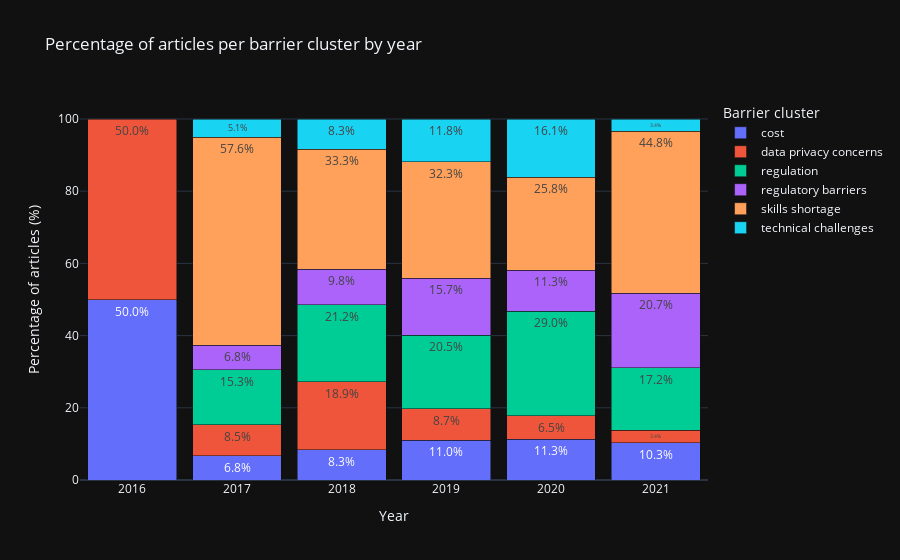

The notebook cell this image was saved under:
### Code cell
df_plot = target_df.copy()
df_plot["barrier_cluster_label"] = (
    df_plot["barrier_cluster_label"]
    .astype(str)
    .str.strip()
    .replace("", "unknown")
)
df_plot = df_plot[
    ~df_plot["barrier_cluster_label"].isin(["other", "none"])
]

# Extract year from published_date (assuming it's a datetime or parseable string)
df_plot["year"] = pd.to_datetime(df_plot["published_date"]).dt.year

# Drop any rows with invalid years if needed (optional)
df_plot = df_plot.dropna(subset=["year"])
df_plot["year"] = df_plot["year"].astype(int)

# Count articles per year and per barrier cluster
counts = (
    df_plot.groupby(["year", "barrier_cluster_label"])
    .size()
    .reset_index(name="n_articles")
)

# Total articles per year
year_totals = counts.groupby("year")["n_articles"].sum().reset_index(name="total_per_year")

# Merge and compute percentage
counts = counts.merge(year_totals, on="year")
counts["percentage"] = (counts["n_articles"] / counts["total_per_year"]) * 100

# Create the plot: stacked bar chart is often best for showing ratios/proportions over time
fig = px.bar(
    counts,
    x="year",
    y="percentage",
    color="barrier_cluster_label",
    title="Percentage of articles per barrier cluster by year",
    labels={
        "percentage": "Percentage of articles (%)",
        "year": "Year",
        "barrier_cluster_label": "Barrier cluster label"
    },
    text="percentage",  # Optional: show percentages on bars
    barmode="stack"  # Stacked to visualize proportions (sums to 100% per year)
)

fig.update_traces(texttemplate="%{y:.1f}%", textposition="inside")
fig.update_layout(
    yaxis_title="Percentage of articles (%)",
    xaxis_title="Year",
    legend_title="Barrier cluster",
    xaxis={"type": "category"},  # Treat year as categorical to avoid gaps
    bargap=0.15
)

fig.show()

### Figure 1 — Plotly figure (JSON) as saved in the notebook; plotly's stock layout.template omitted (floating-point values rounded to 4 significant figures)
{"data": [{"hovertemplate": "Barrier cluster label=cost<br>Year=%{x}<br>Percentage of articles (%)=%{text}<extra></extra>", "legendgroup": "cost", "marker": {"color": "#636efa", "pattern": {"shape": ""}}, "name": "cost", "orientation": "v", "showlegend": true, "text": [50.0, 6.78, 8.333, 11.02, 11.29, 10.34], "textposition": "inside", "x": [2016, 2017, 2018, 2019, 2020, 2021], "xaxis": "x", "y": [50.0, 6.78, 8.333, 11.02, 11.29, 10.34], "yaxis": "y", "type": "bar", "texttemplate": "%{y:.1f}%"}, {"hovertemplate": "Barrier cluster label=data privacy concerns<br>Year=%{x}<br>Percentage of articles (%)=%{text}<extra></extra>", "legendgroup": "data privacy concerns", "marker": {"color": "#EF553B", "pattern": {"shape": ""}}, "name": "data privacy concerns", "orientation": "v", "showlegend": true, "text": [50.0, 8.475, 18.94, 8.661, 6.452, 3.448], "textposition": "inside", "x": [2016, 2017, 2018, 2019, 2020, 2021], "xaxis": "x", "y": [50.0, 8.475, 18.94, 8.661, 6.452, 3.448], "yaxis": "y", "type": "bar", "texttemplate": "%{y:.1f}%"}, {"hovertemplate": "Barrier cluster label=regulation<br>Year=%{x}<br>Percentage of articles (%)=%{text}<extra></extra>", "legendgroup": "regulation", "marker": {"color": "#00cc96", "pattern": {"shape": ""}}, "name": "regulation", "orientation": "v", "showlegend": true, "text": [15.25, 21.21, 20.47, 29.03, 17.24], "textposition": "inside", "x": [2017, 2018, 2019, 2020, 2021], "xaxis": "x", "y": [15.25, 21.21, 20.47, 29.03, 17.24], "yaxis": "y", "type": "bar", "texttemplate": "%{y:.1f}%"}, {"hovertemplate": "Barrier cluster label=regulatory barriers<br>Year=%{x}<br>Percentage of articles (%)=%{text}<extra></extra>", "legendgroup": "regulatory barriers", "marker": {"color": "#ab63fa", "pattern": {"shape": ""}}, "name": "regulatory barriers", "orientation": "v", "showlegend": true, "text": [6.78, 9.848, 15.75, 11.29, 20.69], "textposition": "inside", "x": [2017, 2018, 2019, 2020, 2021], "xaxis": "x", "y": [6.78, 9.848, 15.75, 11.29, 20.69], "yaxis": "y", "type": "bar", "texttemplate": "%{y:.1f}%"}, {"hovertemplate": "Barrier cluster label=skills shortage<br>Year=%{x}<br>Percentage of articles (%)=%{text}<extra></extra>", "legendgroup": "skills shortage", "marker": {"color": "#FFA15A", "pattern": {"shape": ""}}, "name": "skills shortage", "orientation": "v", "showlegend": true, "text": [57.63, 33.33, 32.28, 25.81, 44.83], "textposition": "inside", "x": [2017, 2018, 2019, 2020, 2021], "xaxis": "x", "y": [57.63, 33.33, 32.28, 25.81, 44.83], "yaxis": "y", "type": "bar", "texttemplate": "%{y:.1f}%"}, {"hovertemplate": "Barrier cluster label=technical challenges<br>Year=%{x}<br>Percentage of articles (%)=%{text}<extra></extra>", "legendgroup": "technical challenges", "marker": {"color": "#19d3f3", "pattern": {"shape": ""}}, "name": "technical challenges", "orientation": "v", "showlegend": true, "text": [5.085, 8.333, 11.81, 16.13, 3.448], "textposition": "inside", "x": [2017, 2018, 2019, 2020, 2021], "xaxis": "x", "y": [5.085, 8.333, 11.81, 16.13, 3.448], "yaxis": "y", "type": "bar", "texttemplate": "%{y:.1f}%"}], "layout": {"xaxis": {"anchor": "y", "domain": [0.0, 1.0], "title": {"text": "Year"}, "type": "category"}, "yaxis": {"anchor": "x", "domain": [0.0, 1.0], "title": {"text": "Percentage of articles (%)"}}, "legend": {"title": {"text": "Barrier cluster"}, "tracegroupgap": 0}, "title": {"text": "Percentage of articles per barrier cluster by year"}, "barmode": "stack", "bargap": 0.15}}
